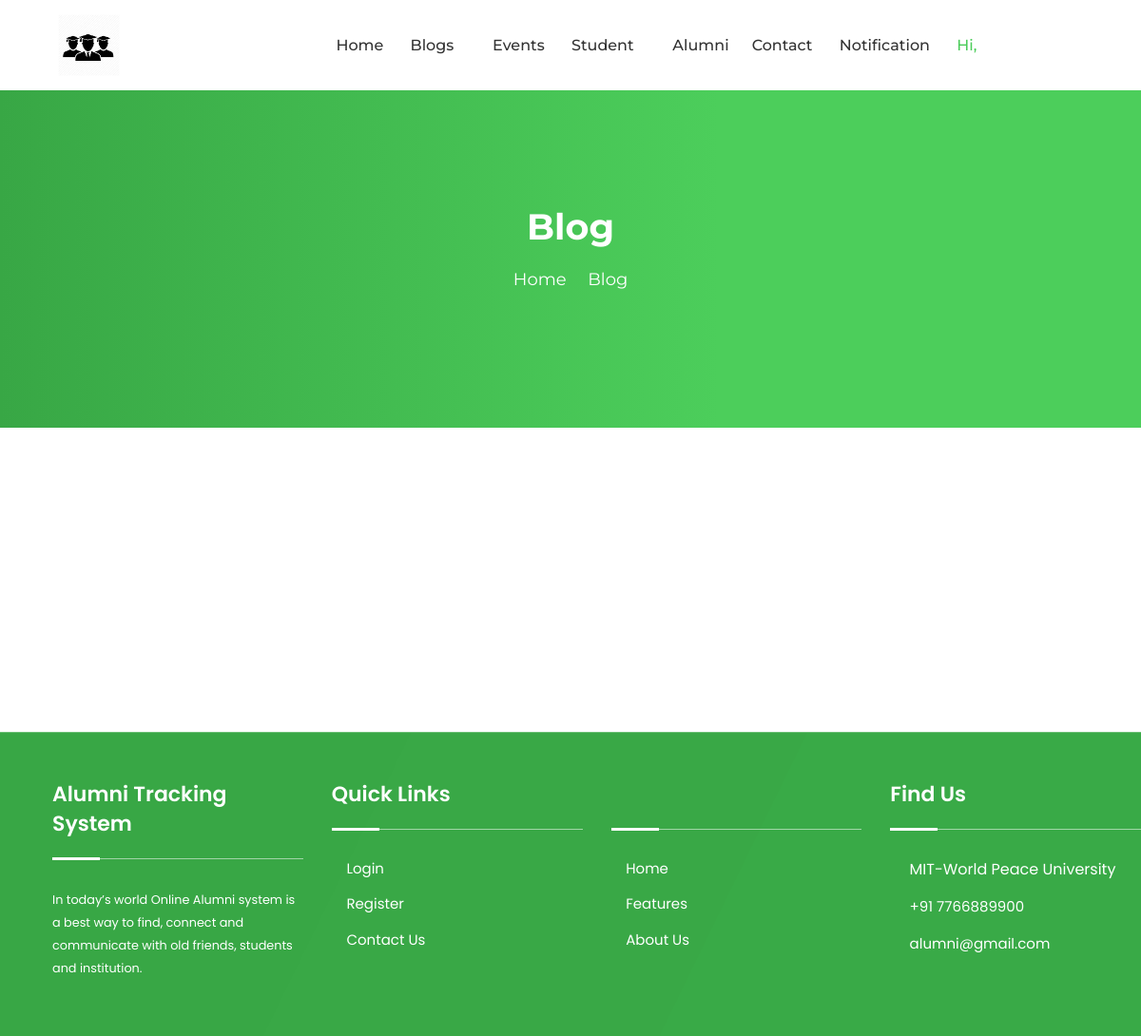
The page /blog.php on the database as committed earlier.
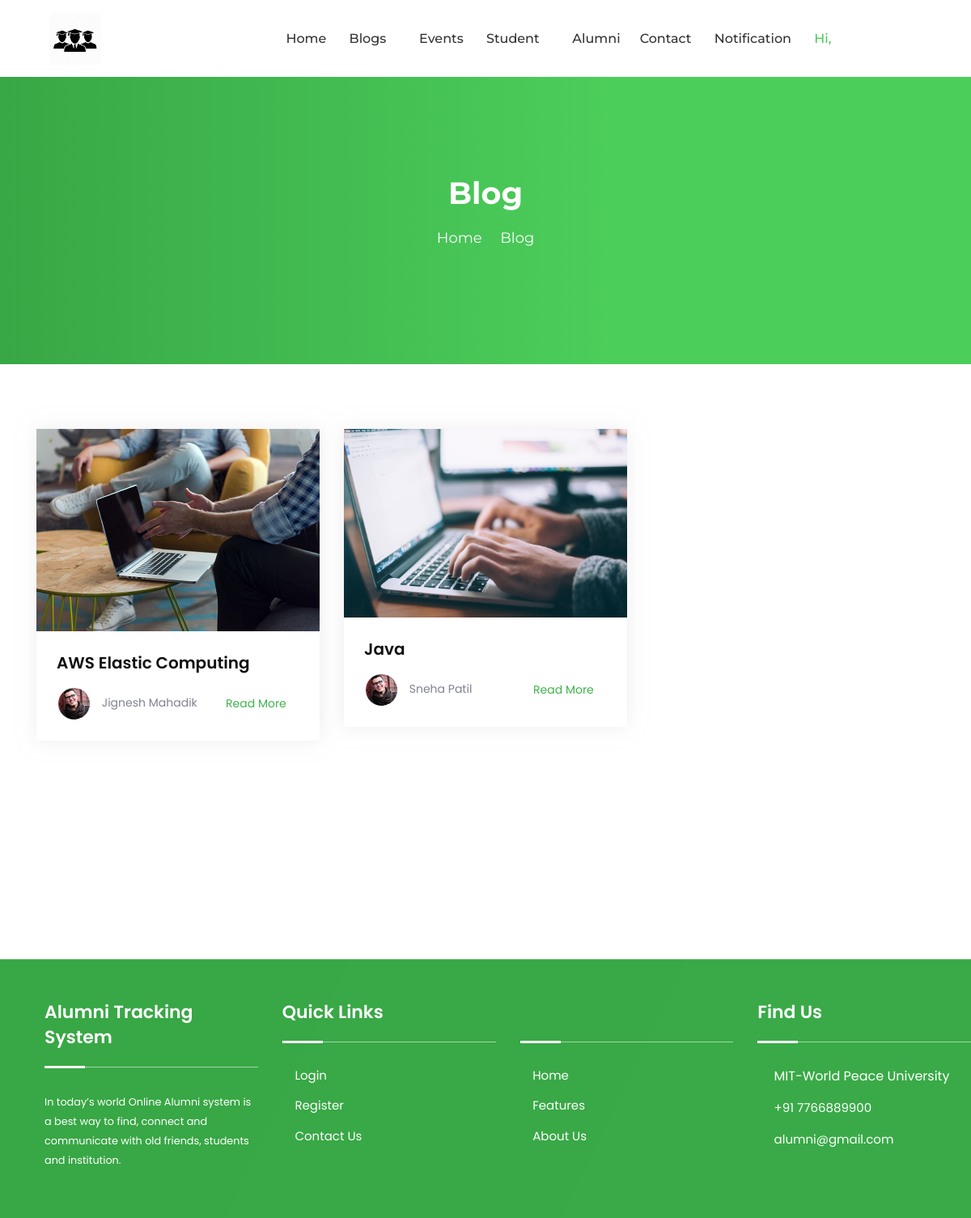
The same page on the database as committed later.
### tables this page shows
CREATE TABLE `tblblogs` (
  `Bid` int(11) NOT NULL,
  `Title` varchar(100) NOT NULL,
  `Content` text NOT NULL,
  `File` varchar(100) NOT NULL,
  `CreatedDate` date NOT NULL,
  `Uid` int(11) NOT NULL,
  `IsActive` tinyint(4) NOT NULL
);

CREATE TABLE `tblregister` (
  `Uid` int(11) NOT NULL,
  `PrnEmpno` int(11) NOT NULL,
  `Fname` varchar(100) NOT NULL,
  `Lname` varchar(100) NOT NULL,
  `Email` varchar(100) NOT NULL,
  `Password` varchar(100) NOT NULL,
  `Gender` varchar(100) NOT NULL,
  `Dob` date NOT NULL,
  `Phone` bigint(20) NOT NULL,
  `Usertype` varchar(100) NOT NULL,
  `JoinYear` year(4) NOT NULL,
  `PassYear` year(4) NOT NULL,
  `Cousreid` int(11) DEFAULT NULL,
  `Deptid` int(11) DEFAULT NULL,
  `Desigid` int(11) DEFAULT NULL,
  `About` text DEFAULT NULL,
  `IsActive` tinyint(7) NOT NULL,
  `ProfilePic` varchar(100) DEFAULT NULL
);

### blog.php (the view, shortened to what this page needs)
<?php
    include_once("DbConnection.php");
?>
<!DOCTYPE html>
<html lang="zxx">
    <head>
    <?php include_once('cssLinks.php');?>
    </head>
    <body>
        <?php
            if($_SESSION['Type']=="Student")
            {
                include_once('headerStudent.php');
            }
            else if($_SESSION['Type']=="Alumni")
            {
                include_once('headerAlumni.php');
            }
            else{
                include_once('headerHod.php');
            }
        ?>
        <div class="page-title-area">
            <div class="d-table">
                <div class="d-table-cell">
                    <div class="container">
                        <div class="page-title-text">
                            <h2>Blog</h2>
                            <ul>
                                <li>
                                    <a href="index.php">Home</a>
                                </li>
                                <li>
                                    <i class="icofont-simple-right"></i>
                                </li>
                                <li>Blog</li>
                            </ul>
                        </div>
                    </div>
                </div>
            </div>
        </div>
        <section class="blog-area pt-100">
            <div class="container">
                <div class="row">
                    <?php
                        $select="SELECT * from tblblogs where IsActive=1";
                        $res=mysqli_query($con,$select);
                        if($res->num_rows!=0)
                        {
                            while($data=$res->fetch_array())
                            {
                                $bid=$data['Bid'];
                                $userid=$data['Uid'];
                                $title=$data['Title'];
                                $file=$data['File'];
                                if($file=="" || !file_exists("Uploaded/Images/$file"))
                                {
                                    $file="blog1.JFIF";
                                }
                                $select="SELECT * from tblregister where Uid=$userid";
                                $Execute_sel_User=mysqli_query($con,$select) or die(mysqli_error($con));
                                $fetch=mysqli_fetch_array($Execute_sel_User);
                                $uname=$fetch['Fname']." ".$fetch['Lname'];
                    ?>
                    <div class="col-sm-6 col-lg-4">
                        <div class="blog-item wow fadeInUp" data-wow-delay=".3s">
                            <div class="blog-top">
                                <a href="blog-details.php?bid=<?php echo $bid; ?>&name=<?php echo $uname ?>">
                                    <img src="Uploaded/Images/<?php echo $file; ?>" alt="Blog">
                                </a>
                            </div>
                            <div class="blog-bottom">
                                <h3>
                                    <a href="blog-details.php?bid=<?php echo $bid; ?>&name=<?php echo $uname ?>"><?php echo $title; ?></a>
                                </h3>
                                <ul>
                                    <li>
                                        <img src="assets/img/home-1/blog/1.png" alt="Blog">
                                        <?php
                                            echo $fetch['Fname']." ".$fetch['Lname'];
                                        ?>
                                    </li>
                                    <li>
                                        <a href="blog-details.php?bid=<?php echo $bid; ?>&name=<?php echo $uname ?>">Read More
                                            <i class="icofont-simple-right"></i>
                                        </a>
                                    </li>
                                </ul>
                            </div>
                        </div>
                    </div>
                    <?php
                            }
                        }
                    ?>
                </div>
            </div>
        </section>
        <?php include_once('footer.php');?>
    </body>
</html>

### cssLinks.php (shortened to what this page needs)
<link rel="stylesheet" href="assets/css/bootstrap.min.css">
<link rel="stylesheet" href="assets/css/meanmenu.css">
<link rel="stylesheet" href="assets/css/icofont.min.css">
<link rel="stylesheet" href="assets/css/nice-select.css">
<link rel="stylesheet" href="assets/css/owl.carousel.min.css">
<link rel="stylesheet" href="assets/css/owl.theme.default.min.css">
<link rel="stylesheet" href="assets/css/animate.css">
<link rel="stylesheet" href="assets/fonts/flaticon.css">
<link rel="stylesheet" href="assets/css/style.css">
<link rel="stylesheet" href="assets/css/responsive.css">

### headerHod.php (shortened to what this page needs)
<div class="navbar-area fixed-top">
    <div class="main-nav">
        <div class="container">
            <nav class="navbar navbar-expand-md navbar-light">
                <a class="navbar-brand" href="index.php">
                    <img src="assets/img/logo.png" alt="Logo">
                </a>
                <div class="collapse navbar-collapse mean-menu" >
                    <ul class="navbar-nav" style="width:100%; margin-left:20%;">
                        <li class="nav-item">
                            <a href="homepage.php" class="nav-link">Home</a>
                        </li>&nbsp;
                        <li class="nav-item">
                            <a href="#" class="nav-link dropdown-toggle">Blogs <i class="icofont-simple-down"></i></a>
                        </li>
                        <li class="nav-item">
                            <a href="view_events.php" class="nav-link">Events</a>
                        </li>&nbsp;
                        <li class="nav-item">
                            <a href="#" class="nav-link dropdown-toggle">Student <i class="icofont-simple-down"></i></a>
                        </li>
                        <li class="nav-item">
                            <a href="alumniList.php" class="nav-link dropdown-toggle">Alumni </a>
                        </li>
                        <li class="nav-item">
                            <a href="contact.php" class="nav-link">Contact</a>
                        </li>&nbsp;
                        <li class="nav-item">
                            <a href="notifications.php" class="nav-link">Notification</a>
                        </li>&nbsp;
                        <li class="nav-item">
                            <a href="#" class="nav-link dropdown-toggle right active">Hi,&nbsp;<?php echo $_SESSION['Firstname']." ".$_SESSION['Lastname']; ?><i class="icofont-simple-down"></i>
                            </a>
                        </li>&nbsp;
                    </ul>
                </div>
            </nav>
        </div>
    </div>
</div>

### footer.php
    <footer>
        <div class="copyright-area">
            <div class="row" style="margin-left:40px; margin-top:20px;">
                <div class="col-sm-6 col-lg-3">
                    <div class="footer-item">
                        <div class="footer-category">
                            <h3>Alumni Tracking System</h3>
                            <small>In today’s world Online Alumni system is a best way to find, connect and
                            communicate with old friends, students and institution.</small>
                        </div>
                    </div>
                </div>
                <div class="col-sm-6 col-lg-3">
                    <div class="footer-item">
                        <div class="footer-category">
                            <h3>Quick Links</h3>
                            <ul>
                                <li>
                                    <a href="login.php">
                                        <i class="icofont-simple-right"></i>
                                        Login
                                    </a>
                                </li>
                                <li>
                                    <a href="register.php">
                                        <i class="icofont-simple-right"></i>
                                        Register
                                    </a>
                                </li>
                                <li>
                                    <a href="contact.php">
                                        <i class="icofont-simple-right"></i>
                                        Contact Us
                                    </a>
                                </li>
                            </ul>
                        </div>
                    </div>
                </div>
                <div class="col-sm-6 col-lg-3">
                    <div class="footer-item">
                        <div class="footer-category">
                            <h3><br></h3>
                            <ul>
                                <li>
                                    <a href="index.php">
                                        <i class="icofont-simple-right"></i>
                                        Home
                                    </a>
                                </li>
                                <li>
                                    <a href="features.php">
                                        <i class="icofont-simple-right"></i>
                                        Features
                                    </a>
                                </li>
                                <li>
                                    <a href="about.php">
                                        <i class="icofont-simple-right"></i>
                                        About Us
                                    </a>
                                </li>
                            </ul>
                        </div>
                    </div>
                </div>
                <div class="col-sm-6 col-lg-3">
                    <div class="footer-item">
                        <div class="footer-find">
                            <h3>Find Us</h3>
                            <ul>
                                <li>
                                    <i class="icofont-location-pin"></i>
                                    MIT-World Peace University
                                </li>
                                <li>
                                    <i class="icofont-ui-call"></i>
                                    <a href="tel:+880123456789">
                                        +91 7766889900
                                    </a>
                                </li>
                                <li>
                                    <i class="icofont-ui-email"></i>
                                    <a href="mailto:hello@gable.com">
                                        alumni@gmail.com
                                    </a>
                                </li>
                            </ul>
                        </div>
                    </div>
                </div>
            </div>
        </div>
</footer>

### assets/css/meanmenu.css (style rules this page uses)
body { font-family: "Oswald", sans-serif; padding: 0; margin: 0; font-size: 15px; background-color: #f1f1f1; }
.main-nav { background: #000; position: absolute; top: 0; left: 0; padding-top: 15px; padding-bottom: 15px; width: 100%; z-index: 999; height: auto; }
.navbar-light .navbar-brand, .navbar-light .navbar-brand:hover { color: #fff; font-weight: bold; text-transform: uppercase; }
.main-nav nav ul { padding: 0; margin: 0; list-style-type: none; }
.main-nav nav .navbar-nav .nav-item { position: relative; padding: 15px 0; }
.main-nav nav .navbar-nav .nav-item a { font-weight: 500; font-size: 16px; text-transform: uppercase; color: #ffffff; padding-left: 0; padding-right: 0; padding-top: 0; padding-bottom: 0; margin-left: 15px; margin-right: 15px; }
.main-nav nav .navbar-nav .nav-item a:hover, .main-nav nav .navbar-nav .nav-item a:focus, .main-nav nav .navbar-nav .nav-item a.active { color: #FF2D55; }

Rows that differ between the two databases and show on the page:
added tblblogs: File (picture), Title "AWS Elastic Computing", Uid.Fname "Jignesh", Uid.Lname "Mahadik"
added tblblogs: shows a picture, Title "Java", Uid.Fname "Sneha", Uid.Lname "Patil"
